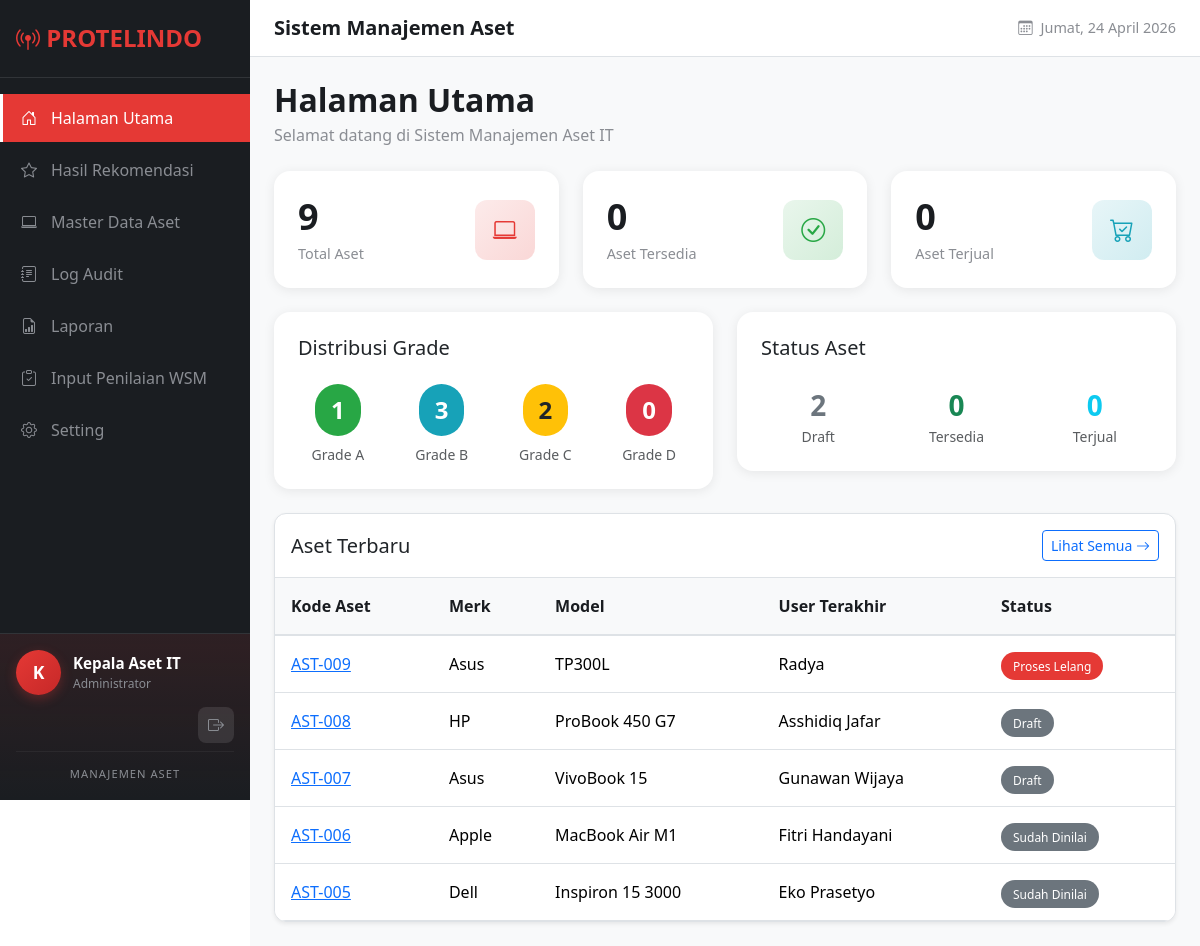
/ (signed in), run on the app's committed database.
### core/models.py (models this page shows, shortened)
class User(AbstractUser):
    ROLE_CHOICES = [
        ('admin', 'Administrator'),
        ('staff', 'Staff'),
    ]
    role = models.CharField(
        max_length=10,
        choices=ROLE_CHOICES,
        default='staff',
        verbose_name='Role'
    )
    class Meta:
        verbose_name = 'Pengguna'
        verbose_name_plural = 'Pengguna'

### inventory/models.py (models this page shows, shortened)
class Laptop(models.Model):
    STATUS_CHOICES = [
        ('draft', 'Draft'),
        ('assessed', 'Sudah Dinilai'),
        ('ready', 'Tersedia'),
        ('auction', 'Proses Lelang'),
        ('sold', 'Terjual'),
        ('used', 'Dipakai'),
        ('scrapped', 'Dibuang'),
    ]
    PHYSICAL_GRADE_CHOICES = [
        ('A', 'Grade A'),
        ('B', 'Grade B'),
        ('C', 'Grade C'),
        ('D', 'Grade D'),
    ]
    STORAGE_TYPE_CHOICES = [
        ('SSD', 'SSD'),
        ('HDD', 'HDD'),
        ('NVME', 'NVMe SSD'),
    ]
    asset_code = models.CharField(
        max_length=20,
        unique=True,
        verbose_name='Kode Aset'
    )
    serial_number = models.CharField(
        max_length=50,
        unique=True,
        verbose_name='Nomor Serial'
    )
    brand = models.CharField(max_length=50, verbose_name='Merk')
    model = models.CharField(max_length=100, verbose_name='Model')
    processor = models.CharField(max_length=100, verbose_name='Prosesor')
    ram_gb = models.PositiveIntegerField(verbose_name='RAM (GB)')
    storage_type = models.CharField(
        max_length=10,
        choices=STORAGE_TYPE_CHOICES,
        default='SSD',
        verbose_name='Tipe Storage'
    )
    storage_size_gb = models.PositiveIntegerField(verbose_name='Ukuran Storage (GB)')
    gpu = models.CharField(
        max_length=100,
        blank=True,
        null=True,
        verbose_name='GPU'
    )
    status = models.CharField(
        max_length=20,
        choices=STATUS_CHOICES,
        default='draft',
        verbose_name='Status'
    )
    physical_grade = models.CharField(
        max_length=1,
        choices=PHYSICAL_GRADE_CHOICES,
        blank=True,
        null=True,
        verbose_name='Grade Fisik'
    )
    open_price = models.DecimalField(
        max_digits=12,
        decimal_places=2,
        null=True,
        blank=True,
        verbose_name='Harga Pembukaan'
    )
    sold_price = models.DecimalField(
        max_digits=12,
        decimal_places=2,
        null=True,
        blank=True,
        verbose_name='Harga Jual'
    )
    buyer_name = models.CharField(
        max_length=100,
        blank=True,
        null=True,
        verbose_name='Nama Pembeli'
    )
    last_user = models.CharField(
        max_length=100,
        verbose_name='User Terakhir'
    )
    created_at = models.DateTimeField(auto_now_add=True, verbose_name='Dibuat')
    updated_at = models.DateTimeField(auto_now=True, verbose_name='Diperbarui')
    class Meta:
        verbose_name = 'Laptop'
        verbose_name_plural = 'Laptop'
        ordering = ['-created_at']

### core/views.py (the view)
# urls.py: path('', views.dashboard, name='dashboard'),
@login_required
def dashboard(request):
    total_assets = Laptop.objects.count()
    assets_ready = Laptop.objects.filter(status='ready').count()
    assets_sold = Laptop.objects.filter(status='sold').count()
    assets_draft = Laptop.objects.filter(status='draft').count()
    from django.db.models import Sum
    revenue = Laptop.objects.filter(status='sold').aggregate(
        total=Sum('sold_price')
    )['total'] or 0
    grade_a = Assessment.objects.filter(final_grade='A').count()
    grade_b = Assessment.objects.filter(final_grade='B').count()
    grade_c = Assessment.objects.filter(final_grade='C').count()
    grade_d = Assessment.objects.filter(final_grade='D').count()
    recent_assets = Laptop.objects.order_by('-created_at')[:5]
    context = {
        'total_assets': total_assets,
        'assets_ready': assets_ready,
        'assets_sold': assets_sold,
        'assets_draft': assets_draft,
        'revenue': revenue,
        'grade_a': grade_a,
        'grade_b': grade_b,
        'grade_c': grade_c,
        'grade_d': grade_d,
        'recent_assets': recent_assets,
    }
    return render(request, 'core/dashboard.html', context)

### core/templates/core/dashboard.html (shortened to what this page needs)
{% extends 'base.html' %}
{% block content %}
<div class="page-header">
    <h2>Halaman Utama</h2>
    <p>Selamat datang di Sistem Manajemen Aset IT</p>
</div>
<div class="row g-4 mb-4">
    <div class="col-md-4">
        <div class="stat-card">
            <div class="d-flex justify-content-between align-items-center">
                <div>
                    <div class="stat-value">{{ total_assets }}</div>
                    <div class="stat-label">Total Aset</div>
                </div>
                <div class="stat-icon icon-primary">
                    <i class="bi bi-laptop"></i>
                </div>
            </div>
        </div>
    </div>
    <div class="col-md-4">
        <div class="stat-card">
            <div class="d-flex justify-content-between align-items-center">
                <div>
                    <div class="stat-value">{{ assets_ready }}</div>
                    <div class="stat-label">Aset Tersedia</div>
                </div>
                <div class="stat-icon icon-success">
                    <i class="bi bi-check-circle"></i>
                </div>
            </div>
        </div>
    </div>
    <div class="col-md-4">
        <div class="stat-card">
            <div class="d-flex justify-content-between align-items-center">
                <div>
                    <div class="stat-value">{{ assets_sold }}</div>
                    <div class="stat-label">Aset Terjual</div>
                </div>
                <div class="stat-icon icon-info">
                    <i class="bi bi-cart-check"></i>
                </div>
            </div>
        </div>
    </div>
</div>
<div class="row g-4 mb-4">
    <div class="col-md-6">
        <div class="stat-card">
            <h5 class="mb-4">Distribusi Grade</h5>
            <div class="row text-center">
                <div class="col-3">
                    <div class="badge-grade badge-grade-a d-inline-block px-3 py-2 mb-2">
                        <span class="fs-4 fw-bold">{{ grade_a }}</span>
                    </div>
                    <div class="small text-muted">Grade A</div>
                </div>
                <div class="col-3">
                    <div class="badge-grade badge-grade-b d-inline-block px-3 py-2 mb-2">
                        <span class="fs-4 fw-bold">{{ grade_b }}</span>
                    </div>
                    <div class="small text-muted">Grade B</div>
                </div>
                <div class="col-3">
                    <div class="badge-grade badge-grade-c d-inline-block px-3 py-2 mb-2">
                        <span class="fs-4 fw-bold">{{ grade_c }}</span>
                    </div>
                    <div class="small text-muted">Grade C</div>
                </div>
                <div class="col-3">
                    <div class="badge-grade badge-grade-d d-inline-block px-3 py-2 mb-2">
                        <span class="fs-4 fw-bold">{{ grade_d }}</span>
                    </div>
                    <div class="small text-muted">Grade D</div>
                </div>
            </div>
        </div>
    </div>
    <div class="col-md-6">
        <div class="stat-card">
            <h5 class="mb-4">Status Aset</h5>
            <div class="row text-center">
                <div class="col-4">
                    <div class="fs-3 fw-bold text-secondary">{{ assets_draft }}</div>
                    <div class="small text-muted">Draft</div>
                </div>
                <div class="col-4">
                    <div class="fs-3 fw-bold text-success">{{ assets_ready }}</div>
                    <div class="small text-muted">Tersedia</div>
                </div>
                <div class="col-4">
                    <div class="fs-3 fw-bold text-info">{{ assets_sold }}</div>
                    <div class="small text-muted">Terjual</div>
                </div>
            </div>
        </div>
    </div>
</div>
<div class="data-table">
    <div class="d-flex justify-content-between align-items-center p-3 border-bottom">
        <h5 class="mb-0">Aset Terbaru</h5>
        <a href="{% url 'inventory:laptop_list' %}" class="btn btn-sm btn-outline-primary">
            Lihat Semua <i class="bi bi-arrow-right"></i>
        </a>
    </div>
    <table class="table table-hover mb-0">
        <thead>
            <tr>
                <th>Kode Aset</th>
                <th>Merk</th>
                <th>Model</th>
                <th>User Terakhir</th>
                <th>Status</th>
            </tr>
        </thead>
        <tbody>
            {% for laptop in recent_assets %}
            <tr>
                <td><a href="{% url 'inventory:laptop_detail' laptop.pk %}">{{ laptop.asset_code }}</a></td>
                <td>{{ laptop.brand }}</td>
                <td>{{ laptop.model }}</td>
                <td>{{ laptop.last_user }}</td>
                <td>
                    {% if laptop.status == 'ready' %}
                    <span class="badge-status badge-ready">Tersedia</span>
                    {% elif laptop.status == 'auction' %}
                    <span class="badge-status badge-auction">Proses Lelang</span>
                    {% elif laptop.status == 'sold' %}
                    <span class="badge-status badge-sold">Terjual</span>
                    {% elif laptop.status == 'used' %}
                    <span class="badge-status badge-used">Dipakai</span>
                    {% else %}
                    <span class="badge-status badge-draft">{{ laptop.get_status_display }}</span>
                    {% endif %}
                </td>
            </tr>
            {% empty %}
            <tr>
                <td colspan="5" class="text-center text-muted py-4">
                    Belum ada data aset. <a href="{% url 'inventory:laptop_create' %}">Tambah aset baru</a>
                </td>
            </tr>
            {% endfor %}
        </tbody>
    </table>
</div>
{% endblock %}

### templates/base.html (shortened to what this page needs)
{% load static %}
<!DOCTYPE html>
<html lang="id">
<head>
    <link href="https://cdn.jsdelivr.net/npm/bootstrap@5.3.2/dist/css/bootstrap.min.css" rel="stylesheet">
    <link href="https://cdn.jsdelivr.net/npm/bootstrap-icons@1.11.1/font/bootstrap-icons.css" rel="stylesheet">
    <link href="{% static 'css/style.css' %}" rel="stylesheet">
</head>
<body>
    {% if user.is_authenticated %}
    <nav class="sidebar">
        <div class="sidebar-brand">
            <h4><i class="bi bi-broadcast-pin"></i> PROTELINDO</h4>
        </div>
        <ul class="sidebar-nav nav flex-column">
            <li class="nav-item">
                <a href="{% url 'dashboard' %}"
                    class="nav-link {% if request.resolver_match.url_name == 'dashboard' %}active{% endif %}">
                    <i class="bi bi-house-door"></i>
                    Halaman Utama
                </a>
            </li>
            <li class="nav-item">
                <a href="{% url 'inventory:grading_results' %}"
                    class="nav-link {% if request.resolver_match.url_name == 'grading_results' %}active{% endif %}">
                    <i class="bi bi-star"></i>
                    Hasil Rekomendasi
                </a>
            </li>
            <li class="nav-item">
                <a href="{% url 'inventory:laptop_list' %}"
                    class="nav-link {% if 'laptop' in request.resolver_match.url_name %}active{% endif %}">
                    <i class="bi bi-laptop"></i>
                    Master Data Aset
                </a>
            </li>
            <li class="nav-item">
                <a href="{% url 'inventory:audit_log' %}"
                    class="nav-link {% if request.resolver_match.url_name == 'audit_log' %}active{% endif %}">
                    <i class="bi bi-journal-text"></i>
                    Log Audit
                </a>
            </li>
            <li class="nav-item">
                <a href="{% url 'reports:report_list' %}"
                    class="nav-link {% if 'report' in request.resolver_match.url_name %}active{% endif %}">
                    <i class="bi bi-file-earmark-bar-graph"></i>
                    Laporan
                </a>
            </li>
            <li class="nav-item">
                <a href="{% url 'inventory:assessment_input' %}"
                    class="nav-link {% if 'assessment' in request.resolver_match.url_name %}active{% endif %}">
                    <i class="bi bi-clipboard-check"></i>
                    Input Penilaian WSM
                </a>
            </li>
            <li class="nav-item">
                <a href="{% url 'inventory:settings' %}"
                    class="nav-link {% if request.resolver_match.url_name == 'settings' or 'criteria' in request.resolver_match.url_name %}active{% endif %}">
                    <i class="bi bi-gear"></i>
                    Setting
                </a>
            </li>
        </ul>
        <div class="sidebar-profile">
            <div class="sidebar-profile-info">
                <div class="sidebar-avatar">
                    {{ user.first_name|default:user.username|slice:":1"|upper }}
                </div>
                <div class="sidebar-user-details">
                    <div class="sidebar-username">{{ user.first_name|default:user.username }}</div>
                    <div class="sidebar-role">{{ user.get_role_display }}</div>
                </div>
            </div>
            <div class="sidebar-profile-actions">
                <a href="{% url 'logout' %}" class="btn-logout" title="Keluar">
                    <i class="bi bi-box-arrow-right"></i>
                </a>
            </div>
            <div class="sidebar-brand-text">
                <small>Manajemen Aset</small>
            </div>
        </div>
    </nav>
    <main class="main-content">
        <header class="top-header">
            <div class="page-title-header">
                <h5 class="mb-0">{% block page_header %}Sistem Manajemen Aset{% endblock %}</h5>
            </div>
            <div class="header-date">
                <i class="bi bi-calendar3 me-2"></i>
                <span id="current-date"></span>
            </div>
        </header>
        <div class="content-area">
            {% block content %}{% endblock %}
        </div>
    </main>
    {% else %}
    {% block anonymous_content %}{% endblock %}
    {% endif %}
</body>
</html>

### data on the page
User: first_name "K", first_name "Kepala Aset IT", role "Administrator"
Laptop: asset_code "AST-009", brand "Asus", model "TP300L", last_user "Radya", status "Proses Lelang"
Laptop: asset_code "AST-008", brand "HP", model "ProBook 450 G7", last_user "Asshidiq Jafar", status "Draft"
Laptop: asset_code "AST-007", brand "Asus", model "VivoBook 15", last_user "Gunawan Wijaya", status "Draft"
Laptop: asset_code "AST-006", brand "Apple", model "MacBook Air M1", last_user "Fitri Handayani", status "Sudah Dinilai"
Laptop: asset_code "AST-005", brand "Dell", model "Inspiron 15 3000", last_user "Eko Prasetyo", status "Sudah Dinilai"

### other printed values
{{ total_assets }} "9"
{{ assets_ready }} "0"
{{ assets_sold }} "0"
{{ grade_a }} "1"
{{ grade_b }} "3"
{{ grade_c }} "2"
{{ grade_d }} "0"
{{ assets_draft }} "2"
